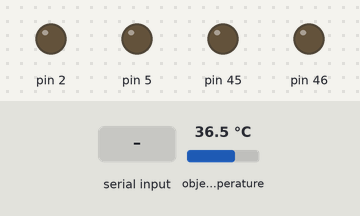
The sketch below on a simulated Arduino Mega 2560, built with avr-gcc and run on an emulated ATmega2560. On the bench: output pins drawn as LEDs (lit = HIGH). Inputs (shaded band) come from the test bench; at power-on: object temperature 36.5 °C.

Above: at 0.1 s.
At 1.2 s:
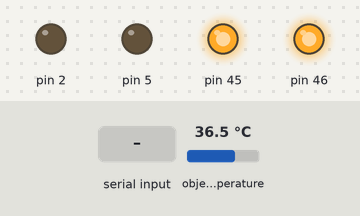
1.3 s: "5" received over the second serial link
At 2.1 s:
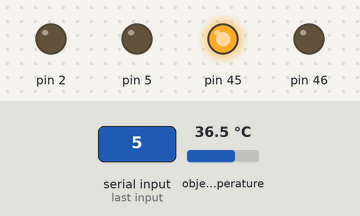
Timing chart, 0 to 4.3 s (numbered marks = the images above; inputs shaded):
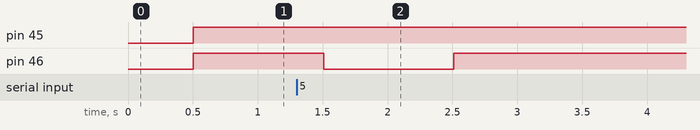

Measured:
- after the input at 1.3 s, pin 46: HIGH → LOW after 0.21 s, → HIGH 1.0 s later

The sketch:

IntegratedSensingCommunication.ino
```cpp
#include <Wire.h> // I2C library, required for MLX90614
#include <SparkFunMLX90614.h> // SparkFunMLX90614 Arduino library
#define Rx 17
#define Tx 16


IRTherm therm;
float thresholdTemperature = 66.0;

void setup()
{
  Serial.begin(9600);
  configureSensing();
  configureCommunication();
}

void loop() {
  receiveCharacter();
  updateLCD();
  if(getTemperature() < thresholdTemperature){
    digitalWrite(2,HIGH);
    sendCharacter('O');
  }
  delay(500);
  digitalWrite(2,LOW);
  resetLED();
}

float getTemperature() {
  therm.read();
  return therm.object();
}

void configureSensing() {
  Serial3.begin(9600);
  therm.begin();
  therm.setUnit(TEMP_F);
  pinMode(2,OUTPUT);
  digitalWrite(2,LOW);
}

void updateLCD() {
  float temperature = getTemperature();
  String topLine = (String(temperature)+"F");
  String bottomLine = (temperature) < thresholdTemperature ? "COLD" : "NOT COLD";
  Serial3.write(12);
  Serial3.println(topLine);
  Serial3.write(13);
  Serial3.println(bottomLine);
}

void sendCharacter(char c) {
  char outgoing = c;
    Serial2.write(outgoing);
    digitalWrite(45, LOW);
    delay(500);
}

char receiveCharacter() {
  if(Serial2.available()){
    char incoming = Serial2.read();
    if(incoming == '5'){
      digitalWrite(46, LOW);
      delay(500);
      return incoming;
    }
  }
  return '0';
}

void resetLED(){
  digitalWrite(45, HIGH);
  digitalWrite(46, HIGH);
}

void configureCommunication(){
  pinMode(45, OUTPUT);
  pinMode(46, OUTPUT);
  pinMode(5, OUTPUT);
  Serial2.begin(9600);
  Serial.begin(9600);
}
```
